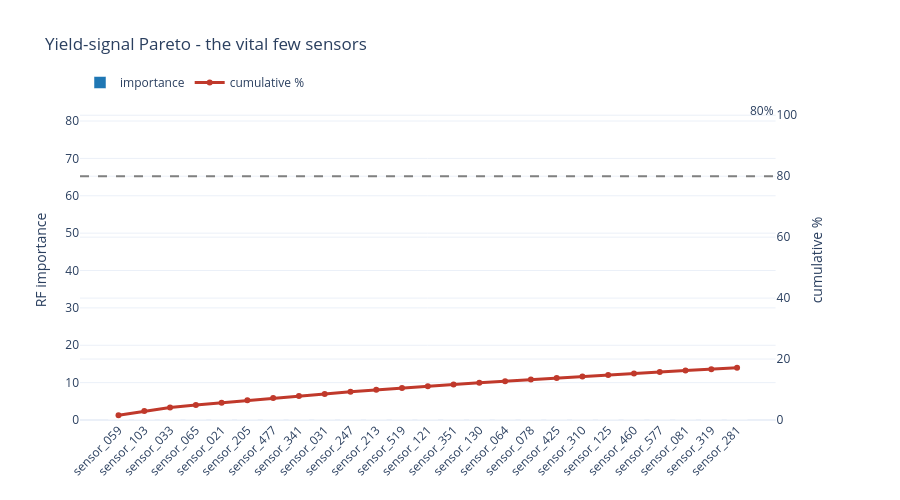

The code cell stored with this chart in its notebook:
### Code cell
# Yield Pareto - do a vital few sensors drive most of the signal?
d = imp.head(25)
fig = make_subplots(specs=[[{'secondary_y': True}]])
fig.add_bar(x=d['sensor'], y=d['importance'], name='importance', marker_color=COLOR_ACCENT)
fig.add_scatter(x=d['sensor'], y=d['cum'] * 100, name='cumulative %',
                mode='lines+markers', line=dict(color=COLOR_FAIL, width=3), secondary_y=True)
fig.add_hline(y=80, line_dash='dash', line_color='grey', secondary_y=True, annotation_text='80%')
fig.update_layout(title='Yield-signal Pareto - the vital few sensors',
                  template='plotly_white', height=500, xaxis_tickangle=-45,
                  legend=dict(orientation='h', y=1.1))
fig.update_yaxes(title_text='RF importance', secondary_y=False)
fig.update_yaxes(title_text='cumulative %', range=[0, 105], secondary_y=True)
fig.show()

### Figure 1 — Plotly figure (JSON) as saved in the notebook; plotly's stock layout.template omitted (floating-point values rounded to 4 significant figures)
{"data": [{"marker": {"color": "#1F77B4"}, "name": "importance", "type": "bar", "x": ["sensor_059", "sensor_103", "sensor_033", "sensor_065", "sensor_021", "sensor_205", "sensor_477", "sensor_341", "sensor_031", "sensor_247", "sensor_213", "sensor_519", "sensor_121", "sensor_351", "sensor_130", "sensor_064", "sensor_078", "sensor_425", "sensor_310", "sensor_125", "sensor_460", "sensor_577", "sensor_081", "sensor_319", "sensor_281"], "y": [0.01591, 0.01392, 0.01148, 0.007902, 0.007677, 0.007533, 0.007399, 0.006997, 0.006829, 0.006816, 0.006534, 0.005968, 0.005956, 0.005694, 0.005561, 0.005305, 0.005228, 0.005086, 0.005026, 0.004907, 0.004849, 0.004831, 0.004779, 0.00464, 0.004534]}, {"line": {"color": "#C0392B", "width": 3}, "mode": "lines+markers", "name": "cumulative %", "type": "scatter", "x": ["sensor_059", "sensor_103", "sensor_033", "sensor_065", "sensor_021", "sensor_205", "sensor_477", "sensor_341", "sensor_031", "sensor_247", "sensor_213", "sensor_519", "sensor_121", "sensor_351", "sensor_130", "sensor_064", "sensor_078", "sensor_425", "sensor_310", "sensor_125", "sensor_460", "sensor_577", "sensor_081", "sensor_319", "sensor_281"], "xaxis": "x", "y": [1.591, 2.983, 4.131, 4.921, 5.689, 6.442, 7.182, 7.882, 8.565, 9.246, 9.9, 10.5, 11.09, 11.66, 12.22, 12.75, 13.27, 13.78, 14.28, 14.77, 15.26, 15.74, 16.22, 16.68, 17.14], "yaxis": "y2"}], "layout": {"annotations": [{"showarrow": false, "text": "80%", "x": 1, "xanchor": "right", "xref": "x domain", "y": 80, "yanchor": "bottom", "yref": "y"}], "height": 500, "legend": {"orientation": "h", "y": 1.1}, "shapes": [{"line": {"color": "grey", "dash": "dash"}, "type": "line", "x0": 0, "x1": 1, "xref": "x domain", "y0": 80, "y1": 80, "yref": "y2"}], "title": {"text": "Yield-signal Pareto - the vital few sensors"}, "xaxis": {"anchor": "y", "domain": [0, 0.94], "tickangle": -45}, "yaxis": {"anchor": "x", "domain": [0, 1], "title": {"text": "RF importance"}}, "yaxis2": {"anchor": "x", "overlaying": "y", "range": [0, 105], "side": "right", "title": {"text": "cumulative %"}}}}
